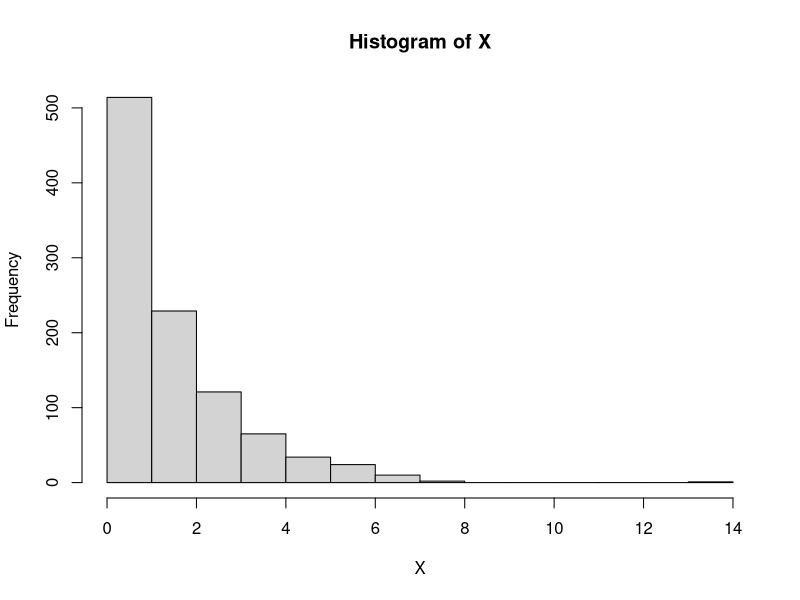

R code for this plot:
#LINDA PUSPITASARI
#B2A020029
#TEKSIM_PERTEMUAN 3

#PEMBANGKIT BILANGAN ACAK DISKRIT
#1. VARIABEL RANDOM BINOMIAL
#A. Pembangkitan dari bilangan acak Bernoulli
Binomial_sim<-function(n,p) {
    i<-1000
    n<-n
    p<-p
    Binom<-NULL
    for (z in 1:i){
      m<-0
      for(k in 1:n){
        y<-(runif(1)<=p)+0
        m<-m+y
      }
      Binom[z]<-m
    }
    (tabel<-table(Binom)/length(Binom))
    print(Binom)
}

#B. Pembangkitan bilangan acak dari uniform
i<-1000
X<-runif(i)
Binom<-as.numeric(cut(X,breaks=c(0,1/8,4/8,7/8,1),include.lowest=T))-1
(tabel<-table(Binom)/length(Binom))
View(Binom)

#C. Pembangkit dengan menggunakan fungsi di R
x<-rbinom(16,4,0.5)
x


#2. VARIABEL RANDOM GEOMETRI
#A. Fungsi inverse transformation method
#VR Geometri
#transformation
i<-1000
p<-0.5
R<-runif(i)
X<-log(1-R)/log(1-p)
hist(X)

#B. Input nilai p (peluang sukses)
i<-100
sebaran_geom<-function(p){
  R<-runif(i)
  X<-log(1-R)/log(1-p)
  print(X)
}
sebaran_geom(0.5)

#C. Melalui sebaran bernoulli
#sebaran bernoulli
K<-1
p<-0.5
while(runif(1)>p)
    K=K+1;
K
#D. fungsi di R
# x ~ geometrik(0.4) sebanyal 16 bilangan acak
x<-rgeom(16,0.4)
x

#3. VARIABEL RANDOM BINOMIAL NEGATIIF
#A. Sebaran Geometric
#VR Binomial Negatif
#sebaran geometri
K<-1
p<-0.5
r<-3
R<-runif(i)
s<-0
while(s<r){
  if(runif(1)>p)
  {K=K+1;
  print=0
  }
  else
  {s=s+1;
  print=1}
}
K+r-1

#B. Sebaran Uniform
#uniform
n<-1000
U<-runif(n)
m<-5
p<-0.5
F<-pnbinom(1:20,size=m,p)
negative.binom<-NULL
for (i in 1:n){
  negative.binom[i]<-min(which(U[i]<F))-1
}
table(negative.binom)

#C. Fungsi di R
#menggunakan fungsi di R
#x~negative binom(4,0.5) sebanyak 16 bilangan acak
x<-rnbinom(16,4,0.5)
x


#4. VARIABEL RANDOM POISSON
#A. Sebaran Uniform
#VR Poisson
#Sebaran uniform
i<-100
lambda<-1
K<-NULL
for (z in 1:i){
  k<-0
  sk<-1
  while(sk>=exp(-lambda)){
    u<-runif(1)
    sk<-sk*u
    k<-k+1
  }
  K[z]<-k
}
K
(tabel1<-table(K)/length(K))

#B. Melalui sebaran eksponensial
i<-100
lambda<-1
K<-NULL
for (z in 1:i){
  sk<-0
  k<-0
  while(sk<=1){
    u<-runif(1)
    y<--log(u)/lambda
    sk<-y+sk
    k<-k+1
  }
    K<-k-1
}
K
(tabel2<-table(K)/length(K))

#C. Fungsi di R
#x~poisson(4)sebanyak 16 bilangan acak
x<-rpois(16,4)
x
